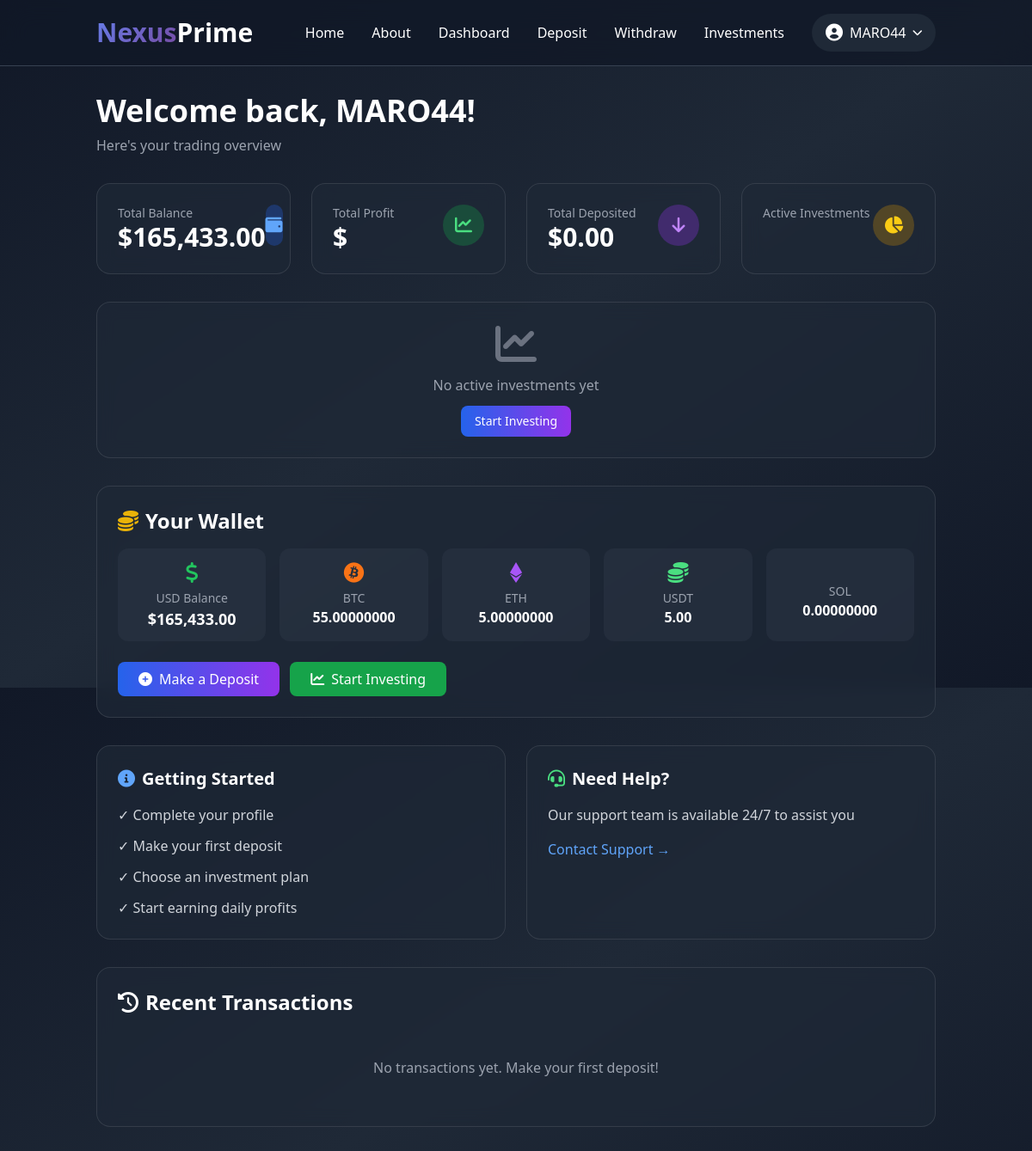
Page /dashboard/ (signed in) on the committed database.
### accounts/models.py (models this page shows, shortened)
class User(AbstractUser):
    email = models.EmailField(unique=True)
    phone = models.CharField(max_length=20, blank=True, null=True)
    USERNAME_FIELD = 'username'
    REQUIRED_FIELDS = ['email']

class Wallet(models.Model):
    user = models.OneToOneField(User, on_delete=models.CASCADE, related_name='wallet')
    usd_balance = models.DecimalField(max_digits=15, decimal_places=2, default=0)
    btc_balance = models.DecimalField(max_digits=20, decimal_places=8, default=0)
    eth_balance = models.DecimalField(max_digits=20, decimal_places=8, default=0)
    usdt_balance = models.DecimalField(max_digits=20, decimal_places=2, default=0)
    total_profit = models.DecimalField(max_digits=15, decimal_places=2, default=0)
    total_deposited = models.DecimalField(max_digits=15, decimal_places=2, default=0)
    total_withdrawn = models.DecimalField(max_digits=15, decimal_places=2, default=0)

### accounts/views.py (the view)
# urls.py: path('dashboard/', views.dashboard, name='dashboard'),
@login_required
def dashboard(request):
    wallet, created = Wallet.objects.get_or_create(user=request.user)
    return render(request, 'broker/dashboard.html', {'wallet': wallet})

### templates/broker/dashboard.html (shortened to what this page needs)
{% extends 'broker/base.html' %}
{% load humanize %}
{% block content %}
<div class="container mx-auto px-4 md:px-6 py-8">
    <div class="animate-fadeInUp">
        <div class="mb-8">
            <h1 class="text-3xl md:text-4xl font-bold">Welcome back, {{ user.username }}!</h1>
            <p class="text-gray-400 mt-2">Here's your trading overview</p>
        </div>
        <div class="grid grid-cols-1 md:grid-cols-2 lg:grid-cols-4 gap-6 mb-8">
            <div class="glass rounded-2xl p-6">
                <div class="flex justify-between items-start">
                    <div>
                        <p class="text-gray-400 text-sm">Total Balance</p>
                        <p class="text-3xl font-bold">${{ wallet.usd_balance|floatformat:2|intcomma }}</p>
                    </div>
                    <div class="w-12 h-12 bg-blue-600/30 rounded-full flex items-center justify-center">
                        <i class="fas fa-wallet text-xl text-blue-400"></i>
                    </div>
                </div>
            </div>
            <div class="glass rounded-2xl p-6">
                <div class="flex justify-between items-start">
                    <div>
                        <p class="text-gray-400 text-sm">Total Profit</p>
                        <p class="text-3xl font-bold">${{ total_profit|floatformat:2|intcomma }}</p>
                    </div>
                    <div class="w-12 h-12 bg-green-600/30 rounded-full flex items-center justify-center">
                        <i class="fas fa-chart-line text-xl text-green-400"></i>
                    </div>
                </div>
            </div>
            <div class="glass rounded-2xl p-6">
                <div class="flex justify-between items-start">
                    <div>
                        <p class="text-gray-400 text-sm">Total Deposited</p>
                        <p class="text-3xl font-bold">${{ wallet.total_deposited|floatformat:2|intcomma }}</p>
                    </div>
                    <div class="w-12 h-12 bg-purple-600/30 rounded-full flex items-center justify-center">
                        <i class="fas fa-arrow-down text-xl text-purple-400"></i>
                    </div>
                </div>
            </div>
            <div class="glass rounded-2xl p-6">
                <div class="flex justify-between items-start">
                    <div>
                        <p class="text-gray-400 text-sm">Active Investments</p>
                    </div>
                    <div class="w-12 h-12 bg-yellow-600/30 rounded-full flex items-center justify-center">
                        <i class="fas fa-chart-pie text-xl text-yellow-400"></i>
                    </div>
                </div>
            </div>
        </div>
        {% if active_investments %}
        <div class="glass rounded-2xl p-6 mb-8">
            <h2 class="text-2xl font-bold mb-4"><i class="fas fa-chart-line mr-2 text-green-500"></i>Active Investments</h2>
            <div class="space-y-4">
                {% for investment in active_investments %}
                <div class="bg-gray-700/30 rounded-xl p-4">
                    <div class="flex justify-between items-center flex-wrap gap-3 mb-3">
                        <div>
                            <p class="font-bold text-lg">{{ investment.plan_name }}</p>
                            <p class="text-sm text-gray-400">Invested: ${{ investment.amount|floatformat:2|intcomma }}</p>
                        </div>
                        <div>
                            <p class="text-sm text-gray-400">Daily Profit</p>
                            <p class="font-bold text-green-500">+${{ investment.daily_profit|floatformat:2 }}</p>
                        </div>
                        <div>
                            <p class="text-sm text-gray-400">Total Received</p>
                            <p class="font-bold">${{ investment.total_received|floatformat:2|intcomma }}</p>
                        </div>
                        <div>
                            <p class="text-sm text-gray-400">Expected Total</p>
                            <p class="font-bold">${{ investment.expected_total|floatformat:2|intcomma }}</p>
                        </div>
                        <div>
                            <p class="text-sm text-gray-400">Days Left</p>
                            <p class="font-bold text-yellow-400">{{ investment.days_left }} days</p>
                        </div>
                    </div>
                    <div class="w-full bg-gray-600 rounded-full h-2">
                        <div class="bg-gradient-to-r from-green-500 to-green-400 rounded-full h-2"
                             style="width: {{ investment.percentage_complete }}%"></div>
                    </div>
                    <p class="text-right text-xs text-gray-400 mt-1">{{ investment.percentage_complete }}% complete</p>
                </div>
                {% endfor %}
            </div>
        </div>
        {% else %}
        <div class="glass rounded-2xl p-6 mb-8 text-center">
            <i class="fas fa-chart-line text-5xl text-gray-500 mb-3"></i>
            <p class="text-gray-400">No active investments yet</p>
            <a href="{% url 'investments' %}" class="inline-block mt-3 bg-gradient-to-r from-blue-600 to-purple-600 px-4 py-2 rounded-lg text-sm hover:from-blue-700 hover:to-purple-700 transition">
                Start Investing
            </a>
        </div>
        {% endif %}
        <div class="glass rounded-2xl p-6 mb-8">
            <h2 class="text-2xl font-bold mb-4"><i class="fas fa-coins mr-2 text-yellow-500"></i>Your Wallet</h2>
            <div class="grid grid-cols-2 md:grid-cols-3 lg:grid-cols-5 gap-4">
                <div class="text-center p-3 bg-gray-700/30 rounded-xl">
                    <i class="fas fa-dollar-sign text-2xl text-green-500"></i>
                    <p class="text-sm text-gray-400 mt-1">USD Balance</p>
                    <p class="font-bold text-lg">${{ wallet.usd_balance|floatformat:2|intcomma }}</p>
                </div>
                <div class="text-center p-3 bg-gray-700/30 rounded-xl">
                    <i class="fab fa-bitcoin text-2xl text-orange-500"></i>
                    <p class="text-sm text-gray-400 mt-1">BTC</p>
                    <p class="font-bold">{{ wallet.btc_balance|floatformat:8 }}</p>
                </div>
                <div class="text-center p-3 bg-gray-700/30 rounded-xl">
                    <i class="fab fa-ethereum text-2xl text-purple-500"></i>
                    <p class="text-sm text-gray-400 mt-1">ETH</p>
                    <p class="font-bold">{{ wallet.eth_balance|floatformat:8 }}</p>
                </div>
                <div class="text-center p-3 bg-gray-700/30 rounded-xl">
                    <i class="fas fa-coins text-2xl text-green-400"></i>
                    <p class="text-sm text-gray-400 mt-1">USDT</p>
                    <p class="font-bold">{{ wallet.usdt_balance|floatformat:2 }}</p>
                </div>
                <div class="text-center p-3 bg-gray-700/30 rounded-xl">
                    <p class="text-sm text-gray-400 mt-1">SOL</p>
                    <p class="font-bold">{{ wallet.sol_balance|floatformat:8|default:"0.00000000" }}</p>
                </div>
            </div>
            <div class="mt-6 flex gap-3">
                <a href="{% url 'deposit' %}" class="bg-gradient-to-r from-blue-600 to-purple-600 hover:from-blue-700 hover:to-purple-700 px-6 py-2 rounded-lg transition inline-flex items-center">
                    <i class="fas fa-plus-circle mr-2"></i> Make a Deposit
                </a>
                <a href="{% url 'investments' %}" class="bg-green-600 hover:bg-green-700 px-6 py-2 rounded-lg transition inline-flex items-center">
                    <i class="fas fa-chart-line mr-2"></i> Start Investing
                </a>
            </div>
        </div>
        <div class="grid grid-cols-1 md:grid-cols-2 gap-6 mb-8">
            <div class="glass rounded-2xl p-6">
                <h3 class="text-xl font-bold mb-4"><i class="fas fa-info-circle mr-2 text-blue-400"></i>Getting Started</h3>
                <ul class="space-y-3 text-gray-300">
                    <li class="flex items-center">✓ Complete your profile</li>
                    <li class="flex items-center">✓ Make your first deposit</li>
                    <li class="flex items-center">✓ Choose an investment plan</li>
                    <li class="flex items-center">✓ Start earning daily profits</li>
                </ul>
            </div>
            <div class="glass rounded-2xl p-6">
                <h3 class="text-xl font-bold mb-4"><i class="fas fa-headset mr-2 text-green-400"></i>Need Help?</h3>
                <p class="text-gray-300 mb-4">Our support team is available 24/7 to assist you</p>
                <a href="#" class="text-blue-400 hover:text-blue-300">Contact Support →</a>
            </div>
        </div>
        <div class="glass rounded-2xl p-6">
            <h2 class="text-2xl font-bold mb-4"><i class="fas fa-history mr-2"></i>Recent Transactions</h2>
            {% if recent_transactions %}
            <div class="overflow-x-auto">
                <table class="w-full">
                    <thead>
                        <tr class="border-b border-gray-700">
                            <th class="text-left py-3">Type</th>
                            <th class="text-left py-3">Amount</th>
                            <th class="text-left py-3">Status</th>
                            <th class="text-left py-3">Date</th>
                         </tr>
                    </thead>
                    <tbody>
                        {% for tx in recent_transactions %}
                        <tr class="border-b border-gray-700/50">
                            <td class="py-3">
                                {% if tx.transaction_type == 'deposit' %}
                                    <i class="fas fa-arrow-down text-green-500 mr-2"></i> Deposit
                                {% elif tx.transaction_type == 'profit' %}
                                    <i class="fas fa-chart-line text-yellow-500 mr-2"></i> Profit
                                {% else %}
                                    <i class="fas fa-arrow-up text-red-500 mr-2"></i> {{ tx.get_transaction_type_display }}
                                {% endif %}
                             </td>
                            <td class="py-3">${{ tx.amount_usd|floatformat:2|intcomma }}</td>
                            <td class="py-3">
                                {% if tx.status == 'approved' %}
                                    <span class="bg-green-600/30 text-green-400 px-2 py-1 rounded-full text-xs">Approved</span>
                                {% elif tx.status == 'pending' %}
                                    <span class="bg-yellow-600/30 text-yellow-400 px-2 py-1 rounded-full text-xs">Pending</span>
                                {% elif tx.status == 'completed' %}
                                    <span class="bg-blue-600/30 text-blue-400 px-2 py-1 rounded-full text-xs">Completed</span>
                                {% else %}
                                    <span class="bg-red-600/30 text-red-400 px-2 py-1 rounded-full text-xs">{{ tx.status|title }}</span>
                                {% endif %}
                             </td>
                            <td class="py-3 text-sm text-gray-400">{{ tx.created_at|date:"M d, Y H:i" }}</td>
                         </tr>
                        {% endfor %}
                    </tbody>
                 </table>
            </div>
            {% else %}
            <p class="text-gray-400 text-center py-8">No transactions yet. Make your first deposit!</p>
            {% endif %}
        </div>
    </div>
</div>
{% endblock %}

### templates/broker/base.html (shortened to what this page needs)
<!DOCTYPE html>
<html lang="en">
<head>
    <script src="https://cdn.tailwindcss.com"></script>
    <link rel="stylesheet" href="https://cdnjs.cloudflare.com/ajax/libs/font-awesome/6.0.0-beta3/css/all.min.css">
</head>
<body class="bg-gradient-to-br from-gray-900 via-gray-800 to-gray-900 text-white min-h-screen font-sans">
    <nav class="bg-gray-900/80 backdrop-blur-lg border-b border-gray-700 sticky top-0 z-50">
        <div class="container mx-auto px-4 md:px-6 py-4">
            <div class="flex justify-between items-center">
                <a href="{% url 'home' %}" class="text-2xl md:text-3xl font-bold">
                    <span class="gradient-text">Nexus</span><span class="text-white">Prime</span>
                </a>
                <div class="hidden md:flex space-x-8 items-center">
                    <a href="{% url 'home' %}" class="hover:text-blue-400 transition duration-300">Home</a>
                    <a href="{% url 'about' %}" class="hover:text-blue-400 transition duration-300">About</a>
                    {% if user.is_authenticated %}
                        <a href="{% url 'dashboard' %}" class="hover:text-blue-400 transition duration-300">Dashboard</a>
                        <a href="{% url 'deposit' %}" class="hover:text-green-400 transition duration-300">Deposit</a>
                        <a href="{% url 'withdrawal' %}" class="hover:text-yellow-400 transition duration-300">Withdraw</a>
                        <a href="{% url 'investments' %}" class="hover:text-purple-400 transition duration-300">Investments</a>
                        <div class="relative group">
                            <button class="flex items-center space-x-2 bg-gray-800 rounded-full px-4 py-2 hover:bg-gray-700 transition">
                                <i class="fas fa-user-circle text-xl"></i>
                                <span>{{ user.username|truncatechars:10 }}</span>
                                <i class="fas fa-chevron-down text-xs"></i>
                            </button>
                        </div>
                    {% else %}
                        <a href="{% url 'login' %}" class="hover:text-blue-400 transition duration-300">Login</a>
                        <a href="{% url 'signup' %}" class="bg-gradient-to-r from-blue-600 to-purple-600 hover:from-blue-700 hover:to-purple-700 px-5 py-2 rounded-lg transition duration-300">
                            Sign Up
                        </a>
                    {% endif %}
                </div>
            </div>
        </div>
    </nav>
    <main class="min-h-screen">
        {% block content %}{% endblock %}
    </main>
</body>
</html>

### templates/broker/base.html (style rules this page uses)
.animate-fadeInUp { animation: fadeInUp 0.6s ease-out; }
.gradient-text { background: linear-gradient(135deg, #667eea 0%, #764ba2 100%); -webkit-background-clip: text; background-clip: text; color: transparent; }
.glass { background: rgba(31, 41, 55, 0.7); backdrop-filter: blur(10px); border: 1px solid rgba(255, 255, 255, 0.1); }

### rows in the picture
User: username "MARO44"
Wallet: usd_balance "165,433.00", total_deposited "0.00", btc_balance "55.00000000", eth_balance "5.00000000", usdt_balance "5.00"

### other values in the picture
{{ wallet.sol_balance|floatformat:8|default:"0.00000000" }} "0.00000000"
